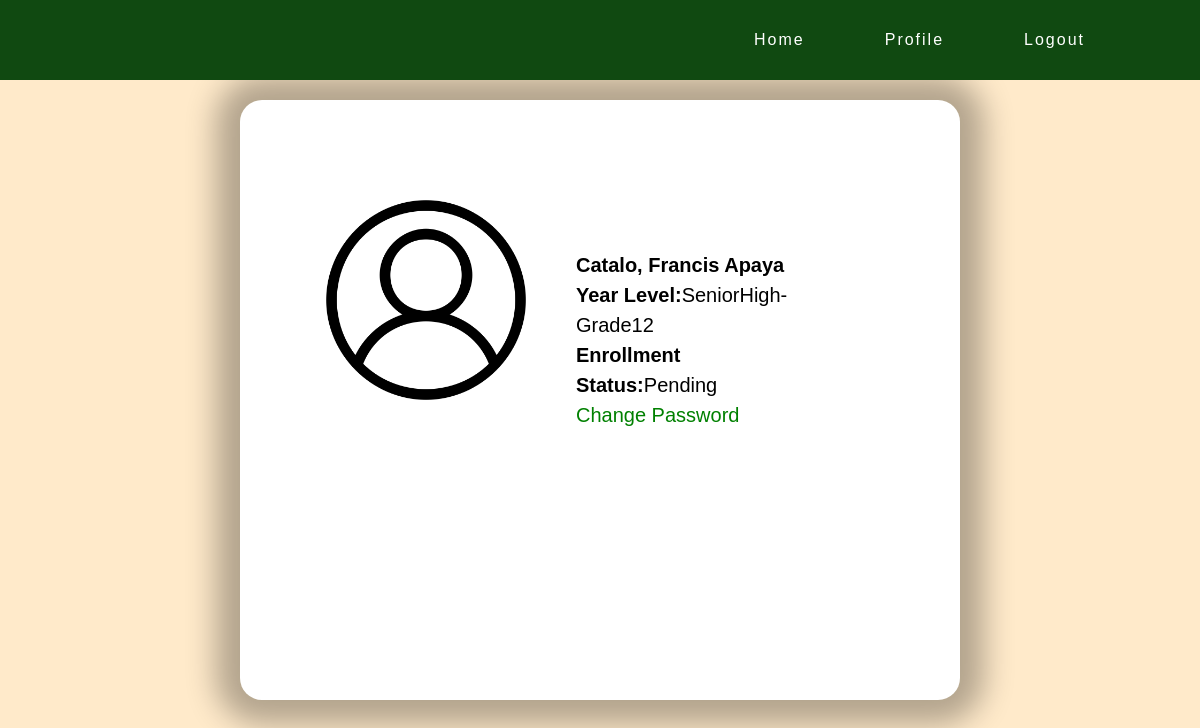
/profile.php (signed in), run on the app's committed database.
### tables this page shows
CREATE TABLE `enrollment_form` (
  `id` int(11) NOT NULL,
  `LRN` varchar(20) DEFAULT NULL,
  `surname` varchar(50) DEFAULT NULL,
  `firstname` varchar(50) DEFAULT NULL,
  `middlename` varchar(50) DEFAULT NULL,
  `address` varchar(255) DEFAULT NULL,
  `contact_number` varchar(15) DEFAULT NULL,
  `age` int(11) DEFAULT NULL,
  `birthdate` date DEFAULT NULL,
  `birthplace` varchar(100) DEFAULT NULL,
  `last_school_attended` varchar(255) DEFAULT NULL,
  `school_year` varchar(10) DEFAULT NULL,
  `parent_name` varchar(100) DEFAULT NULL,
  `occupation` varchar(100) DEFAULT NULL,
  `parent_address` varchar(255) DEFAULT NULL,
  `parent_contact_number` varchar(15) DEFAULT NULL,
  `card_138` varchar(255) DEFAULT NULL,
  `good_moral` varchar(255) DEFAULT NULL,
  `psa` varchar(255) DEFAULT NULL,
  `grantee` varchar(255) DEFAULT NULL,
  `other_specify` varchar(255) DEFAULT NULL,
  `grade_level` varchar(20) DEFAULT NULL,
  `created_at` timestamp NOT NULL DEFAULT current_timestamp(),
  `email` varchar(255) NOT NULL
);

CREATE TABLE `payment` (
  `payment_id` int(255) NOT NULL,
  `lrn` varchar(255) NOT NULL,
  `name` varchar(255) NOT NULL,
  `misc` varchar(255) NOT NULL,
  `tuition` varchar(255) NOT NULL,
  `others` varchar(255) NOT NULL,
  `created_at` date NOT NULL DEFAULT current_timestamp()
);

### profile.php (the view, shortened to what this page needs)
<?php
@include 'php/config.php';
$lrn = $_SESSION['lrn'];
$sql = "SELECT * FROM enrollment_form WHERE lrn = $lrn LIMIT 1";
$result = $conn->query($sql);
$row = $result->fetch_assoc();
$name = $row['surname'] . ", " . $row['firstname'] . " " . $row['middlename'];
$grade_level = $row['grade_level'];
$sql2 = "SELECT * FROM payment WHERE lrn = $lrn LIMIT 1";
$result2 = $conn->query($sql2);
$row2 = $result2->fetch_assoc();
if ($row2['tuition'] == 'Paid') {
  $status = 'Enrolled';
} else {
  $status = 'Pending';
}
?>
<!DOCTYPE html>
<html lang="en">
<head>
  <link rel="stylesheet" href="style/profile.css" />
</head>
<body>
  <header>
    <ul>
      <li><a href="studenthome.php">Home</a></li>
      <li><a href="profile.php">Profile</a></li>
      <li><a href="logout.php">Logout</a></li>
    </ul>
  </header>
  <div class="flex">
    <div class="container">
      <div class="profile">
        <img src="photos/user.png" alt="User" />
        <div class="info">
          <b><?php echo $name; ?></b>
          <p><b>Year Level:</b><?php echo $grade_level; ?></p>
          <p><b>Enrollment Status:</b><?php echo $status; ?></p>
          <a href="Changepassword.php">Change Password</a>
        </div>
      </div>
    </div>
  </div>
</body>
</html>

### style/profile.css (style rules this page uses)
* { margin: 0; padding: 0; box-sizing: border-box; font-family: sans-serif; }
body { background: #FFEACA; height: 100%; max-height: 100%; }
header { position: fixed; background-color: #104911; top: 0; left: 0; height: 3px; width: 100%; display: flex; align-items: center; justify-content: right; align-items: center; transition: 0.6s; padding: 40px 100px; z-index: 100000; }
header ul { position: relative; display: flex; justify-content: center; align-items: center; gap: 50px; }
header ul li { position: relative; list-style: none; }
header ul li a { position: relative; margin: 0 15px; text-decoration: none; color: #fff; letter-spacing: 2px; font-weight: 500px; transition: 0.6s; }
header ul li::after { content: ''; height: 3px; width: 0%; background: #FFD449; position: absolute; left: 0; bottom: -10px; transition: 0.5s; }
.flex { display: flex; justify-content: center; }
.container { display: flex; margin: 100px; justify-content: center; flex-direction: column; align-items: center; background-color: #ffffff; box-shadow: 0px 0px 30px 24px rgba(0, 0, 0, 0.3); border: 0px solid rgba(100, 100, 100, 1); border-radius: 22px; width: 60%; }
.container .profile { display: flex; justify-content: left; background-color: white; flex-direction: row; height: 500px; width: 90%; margin: 50px; text-align: left; font-size: 20px; color: black; padding-top: 25px; border: 0px solid rgba(100, 100, 100, 1); border-radius: 22px; padding: 50px; }
.info { display: flex; justify-content: left; flex-direction: column; text-align: left; line-height: 30px; margin: 50px ; }
img { height:50%; }
.flex .container .info a { display: flex; color: green; text-decoration: none; }

### data on the page
enrollment_form: name "Catalo, Francis Apaya", grade_level "SeniorHigh-Grade12"
payment: tuition "Pending"
